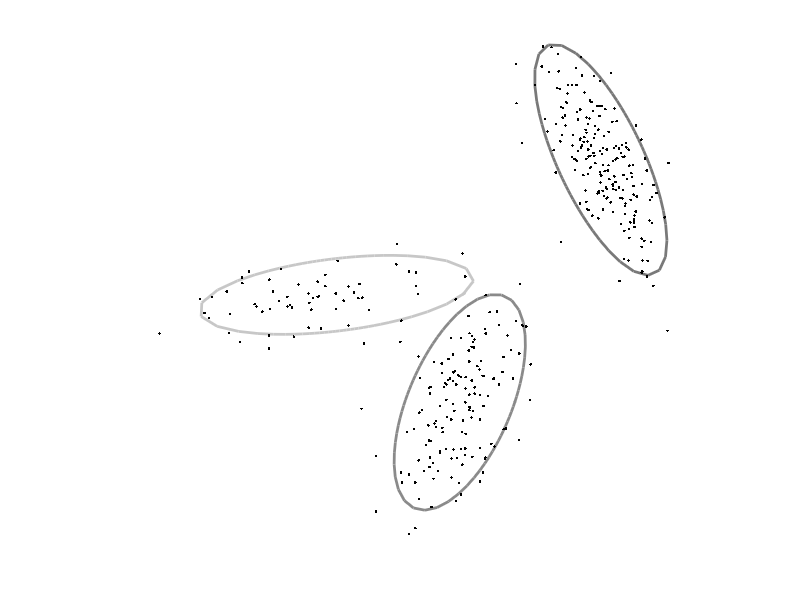
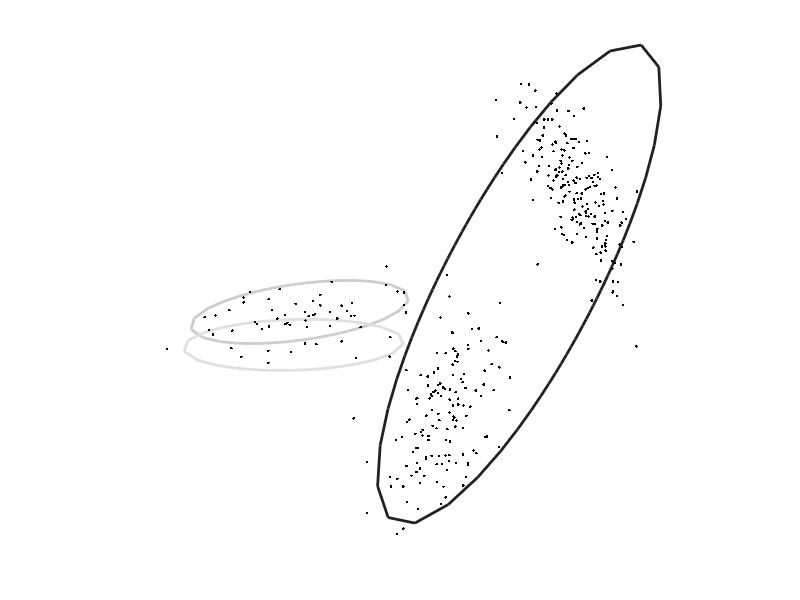

These figures' MATLAB source, in order:
function r=practicalMixGaussC

%The goal of this practical is to generate some data from an n-Dimensional
%mixtures of Gaussians model, and subsequently to fit an
%n-dimensional mixtures of Gaussians model to it to recover the original
%parameters

%You should use this template for your code and fill in the missing 
%sections marked "TO DO"

%close all open plots
close all;

%define true parameters for mixture of k Gaussians
%we will represent the mixtures of Gaussians as a Matlab structure
%in d dimenisions, the mean field
%will be a dxk matrix and the cov field will be a dxdxk matrix.
mixGaussTrue.k = 3;
mixGaussTrue.d = 2;
mixGaussTrue.weight = [0.1309 0.3966 0.4725];
mixGaussTrue.mean(:,1) = [ 4.0491 ; 4.8597];
mixGaussTrue.mean(:,2) = [ 7.7578 ; 1.6335];
mixGaussTrue.mean(:,3) = [11.9945 ; 8.9206];
mixGaussTrue.cov(:,:,1) = [  4.2534    0.4791;  0.4791    0.3522];
mixGaussTrue.cov(:,:,2) = [  0.9729    0.8723;  0.8723    2.6317];
mixGaussTrue.cov(:,:,3) = [  0.9886   -1.2244; -1.2244    3.0187];

%define number of samples to generate
nData = 400;

%generate data from the mixture of Gaussians
%TO DO - fill in this routine (below)
data = mixGaussGen(mixGaussTrue,nData);

%draw data, true Gaussians
figure;
drawEMData2d(data,mixGaussTrue);
drawnow;

%define number of components to estimate
nGaussEst = 3;

%fit mixture of Gaussians
%TO DO fill in this routine (below)
figure;
mixGaussEst = fitMixGauss(data,nGaussEst);




%==========================================================================
%==========================================================================

%the goal of this function is to generate data from a k-dimensional
%mixtures of Gaussians structure.
function data = mixGaussGen(mixGauss,nData);

%create space for output data
data = zeros(mixGauss.d,nData);
%for each data point
for (cData =1:nData)
    %randomly choose Gaussian according to probability distributions
    h = sampleFromDiscrete(mixGauss.weight);
    %draw a sample from the appropriate Gaussian distribution
    %first sample from the covariance matrix (google how to do this - it
    %will involve the Matlab command 'chol').  Then add the mean vector
    %TO DO (f)
    R = chol(mixGauss.cov(:,:,h));
    data(:,cData) = mixGauss.mean(:,h) + R'*randn(2,1);   
end;
    
%==========================================================================
%==========================================================================

function mixGaussEst = fitMixGauss(data,k);
        
[nDim nData] = size(data);

%MAIN E-M ROUTINE 
%there are nData data points, and there is a hidden variable associated
%with each.  If the hidden variable is 0 this indicates that the data was
%generated by the first Gaussian.  If the hidden variable is 1 then this
%indicates that the hidden variable was generated by the second Gaussian
%etc.

postHidden = zeros(k, nData);

%in the E-M algorithm, we calculate a complete posterior distribution over
%the (nData) hidden variables in the E-Step.  In the M-Step, we
%update the parameters of the Gaussians (mean, cov, w).  

%we will initialize the values to random values
mixGaussEst.d = nDim;
mixGaussEst.k = k;
mixGaussEst.weight = (1/k)*ones(1,k);
mixGaussEst.mean = 2*randn(nDim,k);
for (cGauss =1:k)
    mixGaussEst.cov(:,:,cGauss) = (0.5+1.5*rand(1))*eye(nDim,nDim);
end;

%calculate current likelihood
%TO DO - fill in this routine
logLike = getMixGaussLogLike(data,mixGaussEst);
fprintf('Log Likelihood Iter 0 : %4.3f\n',logLike);

nIter = 20;
for (cIter = 1:nIter)
   %Expectation step
   
   for (cData = 1:nData)
        %TO DO (g): fill in column of 'hidden' - calculate posterior probability that
        %this data point came from each of the Gaussians
       
        thisXData = data(:,cData);
        for(j = 1:mixGaussEst.k)
          postHidden(j,cData) = mixGaussEst.weight(j)*getGaussProb(thisXData,mixGaussEst.mean(:,j),mixGaussEst.cov(:,:,j));
        end
        postHidden(:,cData) = postHidden(:,cData)/sum(postHidden(:,cData),1);
   end;
   
   %Maximization Step
   
   %for each constituent Gaussian
   for (cGauss = 1:k) 
        %TO DO (h):  Update weighting parameters mixGauss.weight based on the total
        %posterior probability associated with each Gaussian. Replace this:
        mixGaussEst.weight(cGauss) = sum(postHidden(cGauss,:),2)/sum(sum(postHidden));
   
        %TO DO (i):  Update mean parameters mixGauss.mean by weighted average
        %where weights are given by posterior probability associated with
        %Gaussian.  Replace this:
        mixGaussEst.mean(:,cGauss) = postHidden(cGauss,:)*(data')./sum(postHidden(cGauss,:),2);
        
        %TO DO (j):  Update covarance parameter based on weighted average of
        %square distance from update mean, where weights are given by
        %posterior probability associated with Gaussian
        mixGaussEst.cov(:,:,cGauss) = zeros(size(data,1)); %intialize covariance matrix
        for(i =1:nData)
        mixGaussEst.cov(:,:,cGauss) = mixGaussEst.cov(:,:,cGauss)+postHidden(cGauss,i)*(data(:,i)-mixGaussEst.mean(:,cGauss))*((data(:,i)-mixGaussEst.mean(:,cGauss))');
        end
        mixGaussEst.cov(:,:,cGauss) = mixGaussEst.cov(:,:,cGauss)./sum(postHidden(cGauss,:),2);
   end;
   
   %draw the new solution
   drawEMData2d(data,mixGaussEst);drawnow;

   %calculate the log likelihood
   logLike = getMixGaussLogLike(data,mixGaussEst);
   fprintf('Log Likelihood Iter %d : %4.3f\n',cIter,logLike);

end;


%==========================================================================
%==========================================================================

%the goal of this routine is to calculate the log likelihood for the whole
%data set under a mixture of Gaussians model. We calculate the log as the
%likelihood will probably be a very small number that Matlab may not be
%able to represent.
function logLike = getMixGaussLogLike(data,mixGaussEst);

%find total number of data items
nData = size(data,2);

%initialize log likelihoods
logLike = 0;

%run through each data item
for(cData = 1:nData)
    thisData = data(:,cData);    
    %TO DO - calculate likelihood of this data point under mixture of
    %Gaussians model. 
    like = 0;
    for(j = 1:mixGaussEst.k)
    %getMultiGauss() is a function for calculating probablity of 
    %multivariate normal distribution, please go into the function to see
    %more details
    like = like + mixGaussEst.weight(j)*getGaussProb(data(:,cData),mixGaussEst.mean(:,j),mixGaussEst.cov(:,:,j));
    end
    %add to total log like
    logLike = logLike+log(like);        
end;


%==========================================================================
%==========================================================================

%The goal fo this routine is to draw the data in histogram form and plot
%the mixtures of Gaussian model on top of it.
function r = drawEMData2d(data,mixGauss)


set(gcf,'Color',[1 1 1]);
plot(data(1,:),data(2,:),'k.');

for (cGauss = 1:mixGauss.k)
    drawGaussianOutline(mixGauss.mean(:,cGauss),mixGauss.cov(:,:,cGauss),mixGauss.weight(cGauss));
    hold on;
end;
plot(data(1,:),data(2,:),'k.');
axis square;axis equal;
axis off;
hold off;drawnow;

    


%=================================================================== 
%===================================================================

%draw 2DGaussian
function r= drawGaussianOutline(m,s,w)

hold on;
angleInc = 0.1;

c = [0.9*(1-w) 0.9*(1-w) 0.9*(1-w)];


for (cAngle = 0:angleInc:2*pi)
    angle1 = cAngle;
    angle2 = cAngle+angleInc;
    [x1 y1] = getGaussian2SD(m,s,angle1);
    [x2 y2] = getGaussian2SD(m,s,angle2);
    plot([x1 x2],[y1 y2],'k-','LineWidth',2,'Color',c);
end

%===================================================================
%===================================================================

%find position of in xy co-ordinates at 2SD out for a certain angle
function [x,y]= getGaussian2SD(m,s,angle1)

if (size(s,2)==1)
    s = diag(s);
end;

vec = [cos(angle1) sin(angle1)];
factor = 4/(vec*inv(s)*vec');

x = cos(angle1) *sqrt(factor);
y = sin(angle1) *sqrt(factor);

x = x+m(1);
y = y+m(2);

%==========================================================================
%==========================================================================

%draws a random sample from a discrete probability distribution using a
%rejection sampling method
function r = sampleFromDiscrete(probDist);

nIndex = length(probDist);
while(1)
    %choose random index
    r=ceil(rand(1)*nIndex);
    %choose random height
    randHeight = rand(1);
    %if height is less than probability value at this point in the
    %histogram then select
    if (randHeight<probDist(r))
        break;
    end;
end;

%==========================================================================
%==========================================================================

%subroutine to return gaussian probabilities
function prob = getGaussProb(x,mean,var);
k = length(x);
prob = 1./((2*pi)^k*det(var))^0.5*exp(-0.5*(x-mean)'*(var^(-1))*(x-mean));